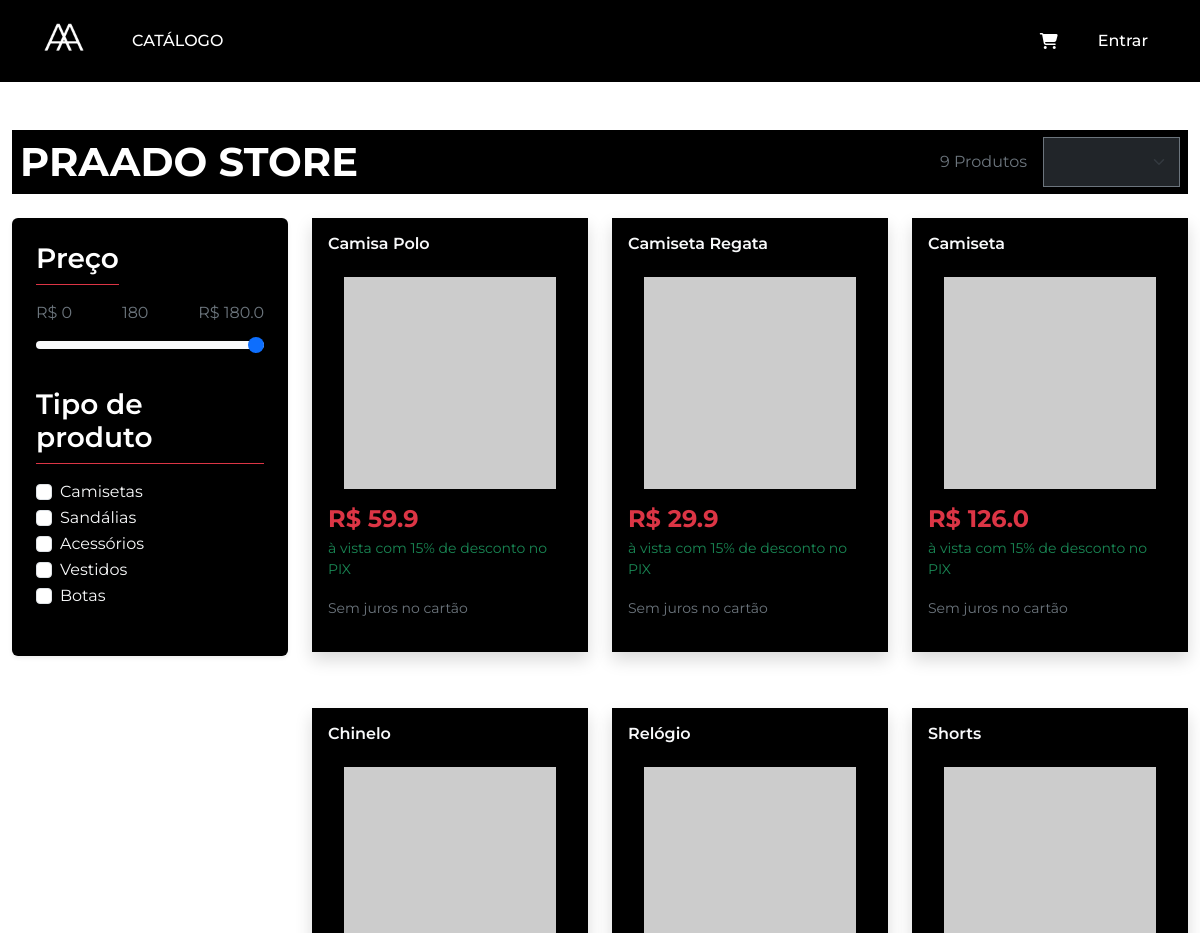
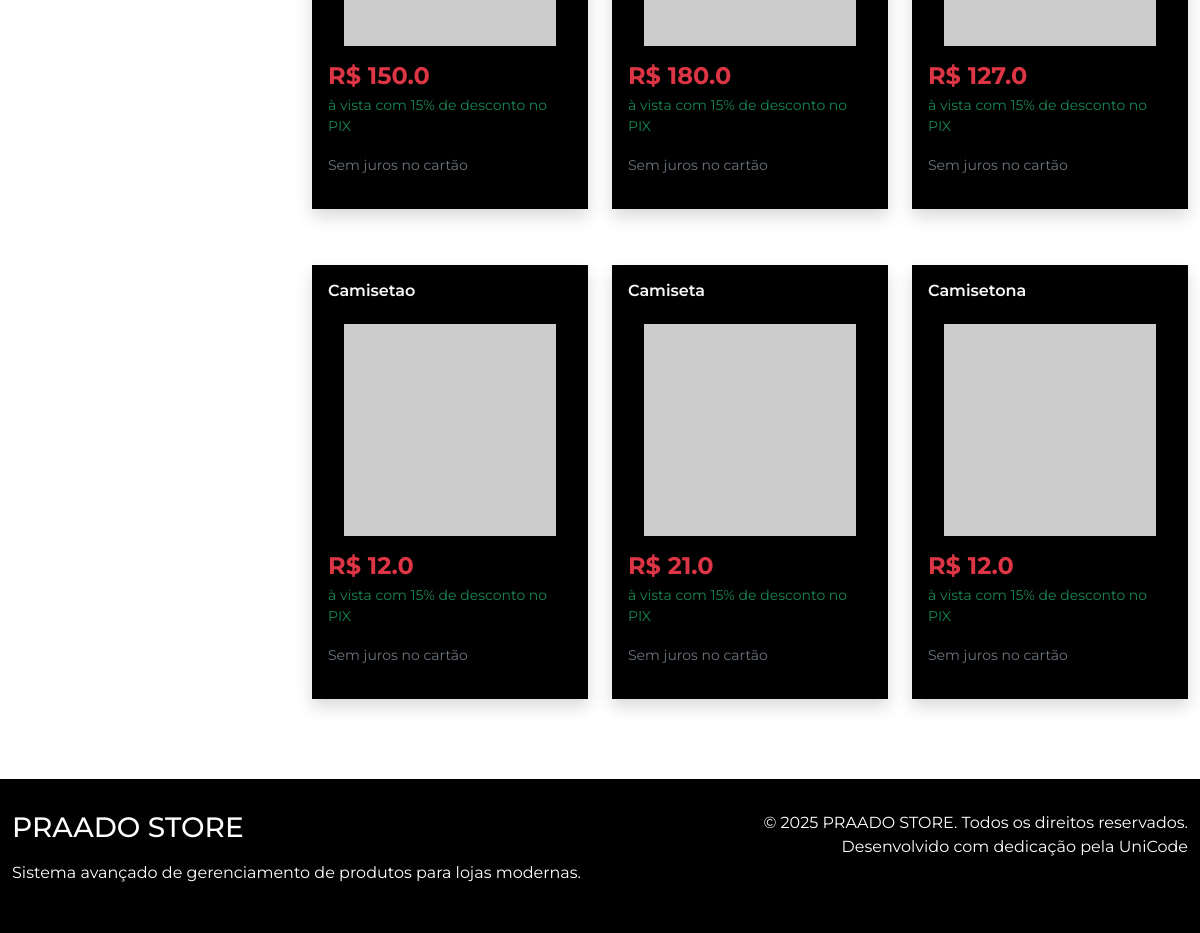
The page /catalogo on the database as committed earlier (2 pictures, top to bottom).
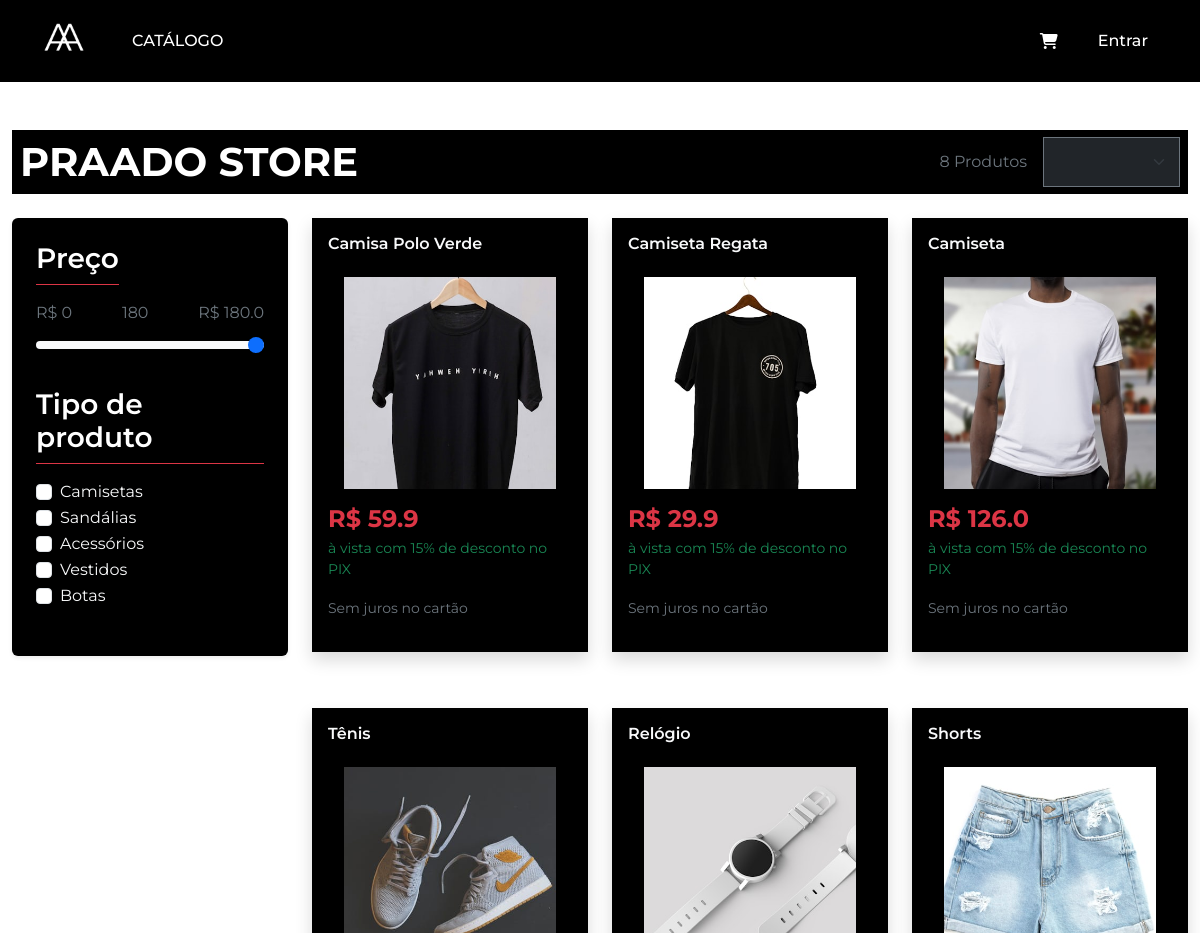
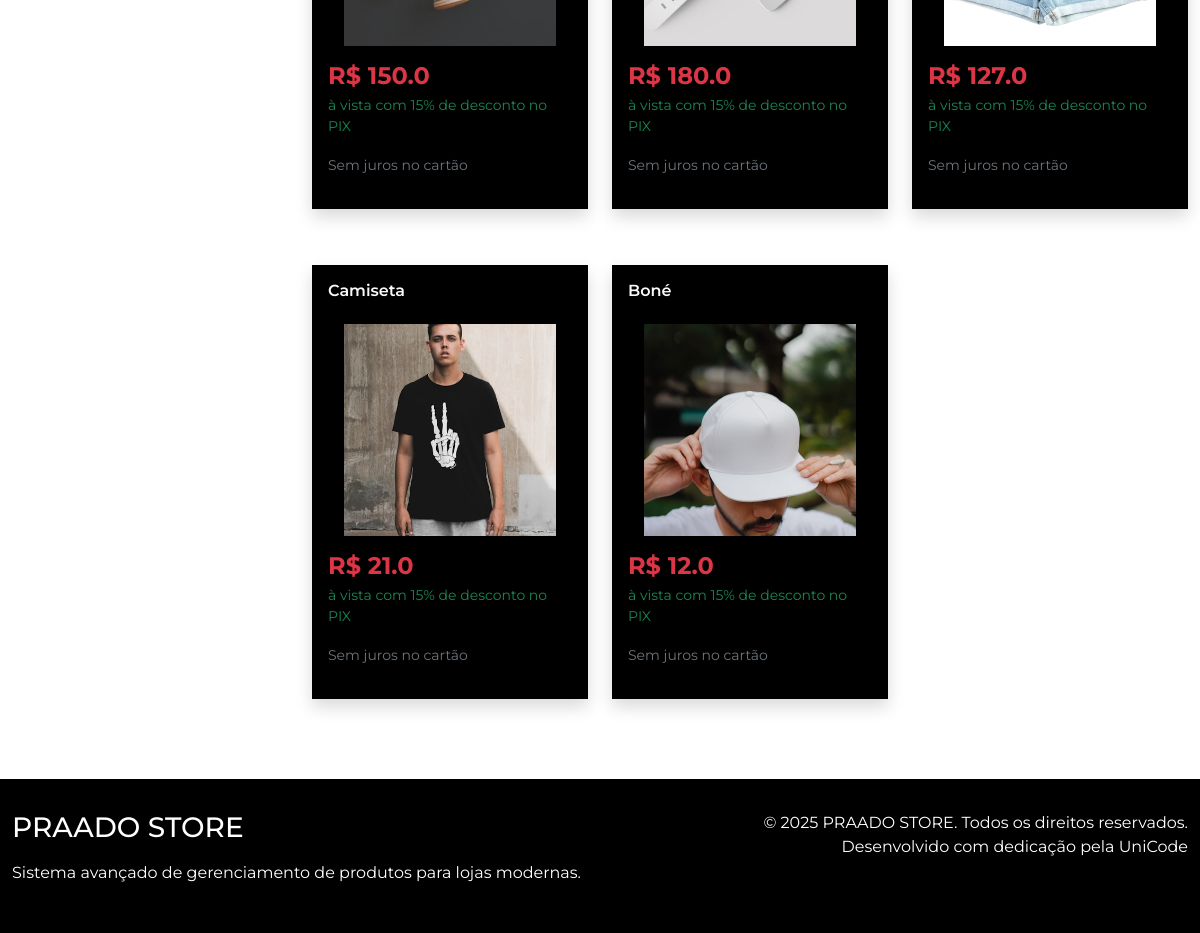
The same page on the database as committed later (2 pictures, top to bottom).
### tables this page shows
CREATE TABLE categorias (
        ID INTEGER PRIMARY KEY AUTOINCREMENT,
        Categoria TEXT NOT NULL
    );

CREATE TABLE "produtos"
(
    id            INTEGER
        primary key autoincrement,
    nome          TEXT    not null,
    descricao     TEXT,
    preco         REAL    not null,
    quantidade    INTEGER not null,
    data_cadastro TEXT    not null,
    Categoria     TEXT,
    image_url     TEXT default 'https://placehold.co/400x400?text=Sem+Imagem',
    tamanhos      TEXT
);

### app.py (the view)
@app.route('/catalogo')
def catalogo():
    conn = get_db_connection()
    produtos = conn.execute('SELECT * FROM produtos').fetchall()
    categorias  = conn.execute('SELECT * FROM categorias').fetchall()
    precoMaximo = conn.execute('SELECT MAX(preco) FROM produtos').fetchone()
    if precoMaximo and precoMaximo[0] is not None:
            maior_preco = precoMaximo[0]
    conn.close()
    return render_template('catalogo.html',produtos = produtos, categorias = categorias , maior_preco = maior_preco )

### app.py (called while the page is built)
def get_db_connection():
    conn = sqlite3.connect(DATABASE)
    conn.row_factory = sqlite3.Row  # Para acessar colunas pelo nome
    return conn

### templates/catalogo.html (shortened to what this page needs)
{% extends 'base.html' %}
{% block content %}
<body>
    <div class="container py-5">
        <div class="d-flex flex-column flex-md-row justify-content-between align-items-center mb-4 bg-black">
            <div>
                <h1 class="fw-bold text-white mt-md-2 mx-2">PRAADO STORE</h1>
            </div>
            <div class="d-flex align-items-center gap-3  mt-md-0 mx-2">
                <span class="text-secondary">{{ produtos|length }} Produtos</span>
                <select id="sort-by" class="form-select bg-dark text-white border-secondary" style="width: auto;">
                    <option selected></option>
                    <option value="preco_menor">Menor Preço</option>
                </select>
            </div>
        </div>
        <div class="row g-4">
            <aside class="col-12 col-lg-3">
                <div class="bg-black p-4 rounded shadow-sm">
                    <div class="mb-4">
                        <h3 class="fw-semibold text-white mb-3 border-bottom border-danger pb-2 d-inline-block">Preço</h3>
                        <div class="d-flex justify-content-between text-secondary mb-2">
                            <span>R$ 0</span>
                            <span id="rangeValue">0</span>
                            <span>R$ {{maior_preco}}</span>
                        </div>
                        <input id="range1" type="range" class="form-range" min="0" max={{maior_preco}} value={{maior_preco}}>
                    </div>
                    <div class="mb-4" id="categoria-filter">
                        <h3 class="fw-semibold text-white mb-3 border-bottom border-danger pb-2 d-inline-block">Tipo de produto</h3>
                        {% for categoria in categorias %}
                        <div class="form-check">
                            <input class="form-check-input" type="checkbox"  id="montadoCheck" value = {{categoria.Categoria}}>
                            <label class="form-check-label d-flex justify-content-between" for="montadoCheck">
                                <span class="text-light">{{ categoria.Categoria }}</span>
                            </label>
                        </div>
                        {% endfor %}
                    </div>
                </div>
            </aside>
            <main class="col-12 col-lg-9">
                <div class="row row-cols-1 row-cols-sm-2 row-cols-xl-3 g-4" id="product-grid">
                    {% for produto in produtos %}
                    <a class ='product-card' href="{{ url_for('visualizar_produto_cliente',  id=produto['id'])}}" data-preco={{produto.preco}} data-categoria= {{produto.Categoria}}>
                        <div class="col" data-preco={{produto.preco}} data-categoria= {{produto.Categoria}} >
                            <div class="card h-100 bg-black text-white shadow border-secondary">
                                <div class="card-body d-flex flex-column">
                                    <h2 class="card-title fs-6 fw-semibold text-light">{{ produto.nome }}</h2>
                                    <div class="mt-auto">
                                        <img src="{{ produto.image_url }}" class="card-img-top p-3" alt="{{ produto.nome }}">
                                        <p class="h4 fw-bold text-danger mb-1">R$ {{ produto.preco }}</p>
                                        <p class="text-success small">à vista com 15% de desconto no PIX</p>
                                        <p class="text-secondary"><small>Sem juros no cartão</small></p>
                                    </div>
                                </div>
                            </div>
                        </div>
                    </a>
                    {% endfor %}
                </div>
            </main>
        </div>
    </div>
</html>
{% endblock %}

### templates/base.html (shortened to what this page needs)
<!DOCTYPE html>
<html lang="pt-br">
<head>
    <link href="https://cdn.jsdelivr.net/npm/bootstrap@5.3.0/dist/css/bootstrap.min.css" rel="stylesheet">
    <link rel="stylesheet" href="https://cdnjs.cloudflare.com/ajax/libs/font-awesome/6.4.0/css/all.min.css">
</head>
<body>
    <nav class="navbar navbar-expand-lg navbar-dark">
        <div class="container">
            <a class="navbar-brand" href="{{ url_for('home') }}">
                <div class="logo">
                    <img width="40" height="40" src="{{ url_for('media_files', filename='AA.png') }}" alt="PRAADO STORE">
                </div>
            </a>
            <div class="collapse navbar-collapse" id="navbarNav">
                <ul class="navbar-nav me-auto">
                    <li class="nav-item">
                        <a class="nav-link" href="{{ url_for('catalogo') }}">CATÁLOGO</a>
                    </li>
                </ul>
                <ul class="navbar-nav ms-auto align-items-lg-center">
                    <li class="nav-item">
                        <a class="nav-link d-flex align-items-center" href="{{ url_for('carrinho') if session.get('is_logged') else url_for('login') }}" title="Carrinho">
                            <i class="fas fa-shopping-cart"></i>
                        </a>
                    </li>
                    {% if session.get('is_logged') %}
                        <li class="nav-item">
                            <a class="nav-link text-uppercase small text-white" href="{{ url_for('perfil') }}">Olá, {{ session.get('nickname', 'Cliente') }}</a>
                        </li>
                        <li class="nav-item">
                            <a class="nav-link d-flex align-items-center" href="{{ url_for('logout') }}">
                                <i class="fas fa-sign-out-alt me-2"></i>Sair
                            </a>
                        </li>
                    {% else %}
                        <li class="nav-item">
                            <a class="nav-link" href="{{ url_for('login') }}">Entrar</a>
                        </li>
                    {% endif %}
                </ul>
            </div>
        </div>
    </nav>
    <main>
        {% block content %}{% endblock %}
    <footer class="footer">
        <div class="container">
            <div class="row">
                <div class="col-md-6">
                    <div class="logo mb-3">
                        <h3 class="mb-0">PRAADO STORE</h3>
                    </div>
                    <p>Sistema avançado de gerenciamento de produtos para lojas modernas.</p>
                </div>
                <div class="col-md-6 text-md-end">
                    <p class="mb-0">&copy; 2025 PRAADO STORE. Todos os direitos reservados.</p>
                    <p>Desenvolvido com dedicação pela UniCode</p>
                </div>
            </div>
        </div>
    </footer>
</body>
</html>

### templates/base.html (style rules this page uses)
:root { --primary-color: #000000; --secondary-color: #ffffff; --accent-color: #f5f5f5; --text-color: #212529; --muted-color: #6c757d; --border-color: #dee2e6; }
body { font-family: 'Montserrat', sans-serif; background-color: var(--secondary-color); color: var(--text-color); display: flex; flex-direction: column; min-height: 100vh; }
main { flex: 1 0 auto; }
.navbar { background-color: var(--primary-color); padding: 1rem 2rem; }
.navbar-brand { font-weight: 700; font-size: 1.5rem; color: var(--secondary-color) !important; letter-spacing: 1px; }
.nav-link { color: var(--secondary-color) !important; font-weight: 500; margin-left: 1.5rem; transition: all 0.3s ease; }
.card { border: none; border-radius: 0; box-shadow: 0 4px 6px rgba(0, 0, 0, 0.1); margin-bottom: 2rem; }
.form-control, .form-select { border-radius: 0; padding: 0.75rem 1rem; border: 1px solid var(--border-color); }
.footer { background-color: var(--primary-color); color: var(--secondary-color); padding: 2rem 0; margin-top: auto; }
.logo { display: flex; align-items: center; justify-content: flex-start; }
.logo img { height: auto; max-height: 40px; }
.product-card { text-decoration: none; color: inherit; }
.container { max-width: 1260px; }
.border-bottom { border-bottom: 1px solid #e5e5e5; }

Rows that differ between the two databases and show on the page:
removed produtos: nome "Camisetao", preco "12.0"
changed produtos: nome "Camisa Polo" → "Camisa Polo Verde"; image_url: picture added in place of a placeholder
changed produtos "Camiseta Regata": image_url: picture added in place of a placeholder
changed produtos (number 3 of 8 on the later page): image_url: picture added in place of a placeholder
changed produtos: nome "Chinelo" → "Tênis"; image_url: picture added in place of a placeholder
changed produtos "Relógio": image_url: picture added in place of a placeholder
changed produtos "Shorts": image_url: picture added in place of a placeholder
changed produtos (number 7 of 8 on the later page): image_url: picture added in place of a placeholder
changed produtos: nome "Camisetona" → "Boné"; image_url: picture added in place of a placeholder
Other text that changed with them:
{{ produtos|length }}: "9" → "8"
